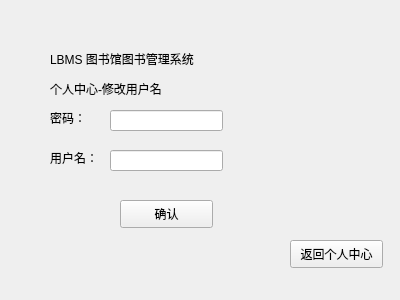
<?xml version="1.0" encoding="UTF-8"?>
<ui version="4.0">
 <class>personal_change_name</class>
 <widget class="QWidget" name="personal_change_name">
  <property name="geometry">
   <rect>
    <x>0</x>
    <y>0</y>
    <width>400</width>
    <height>300</height>
   </rect>
  </property>
  <property name="windowTitle">
   <string>personal_change_name</string>
  </property>
  <widget class="QLabel" name="label">
   <property name="geometry">
    <rect>
     <x>50</x>
     <y>40</y>
     <width>191</width>
     <height>51</height>
    </rect>
   </property>
   <property name="text">
    <string>LBMS 图书馆图书管理系统
</string>
   </property>
  </widget>
  <widget class="QLabel" name="label_2">
   <property name="geometry">
    <rect>
     <x>50</x>
     <y>80</y>
     <width>171</width>
     <height>31</height>
    </rect>
   </property>
   <property name="text">
    <string>个人中心-修改用户名
</string>
   </property>
  </widget>
  <widget class="QLabel" name="label_3">
   <property name="geometry">
    <rect>
     <x>50</x>
     <y>110</y>
     <width>72</width>
     <height>15</height>
    </rect>
   </property>
   <property name="text">
    <string>密码：
</string>
   </property>
  </widget>
  <widget class="QLabel" name="label_4">
   <property name="geometry">
    <rect>
     <x>50</x>
     <y>150</y>
     <width>72</width>
     <height>15</height>
    </rect>
   </property>
   <property name="text">
    <string>用户名：
</string>
   </property>
  </widget>
  <widget class="QLineEdit" name="passwd">
   <property name="geometry">
    <rect>
     <x>110</x>
     <y>110</y>
     <width>113</width>
     <height>21</height>
    </rect>
   </property>
   <property name="echoMode">
    <enum>QLineEdit::Password</enum>
   </property>
  </widget>
  <widget class="QLineEdit" name="username">
   <property name="geometry">
    <rect>
     <x>110</x>
     <y>150</y>
     <width>113</width>
     <height>21</height>
    </rect>
   </property>
  </widget>
  <widget class="QPushButton" name="change_sure">
   <property name="geometry">
    <rect>
     <x>120</x>
     <y>200</y>
     <width>93</width>
     <height>28</height>
    </rect>
   </property>
   <property name="text">
    <string>确认</string>
   </property>
  </widget>
  <widget class="QPushButton" name="return_2">
   <property name="geometry">
    <rect>
     <x>290</x>
     <y>240</y>
     <width>93</width>
     <height>28</height>
    </rect>
   </property>
   <property name="text">
    <string>返回个人中心</string>
   </property>
  </widget>
 </widget>
 <layoutdefault spacing="6" margin="11"/>
 <resources/>
 <connections>
  <connection>
   <sender>return_2</sender>
   <signal>clicked()</signal>
   <receiver>personal_change_name</receiver>
   <slot>slot1()</slot>
   <hints>
    <hint type="sourcelabel">
     <x>342</x>
     <y>262</y>
    </hint>
    <hint type="destinationlabel">
     <x>350</x>
     <y>183</y>
    </hint>
   </hints>
  </connection>
  <connection>
   <sender>change_sure</sender>
   <signal>clicked()</signal>
   <receiver>personal_change_name</receiver>
   <slot>slot2()</slot>
   <hints>
    <hint type="sourcelabel">
     <x>174</x>
     <y>220</y>
    </hint>
    <hint type="destinationlabel">
     <x>99</x>
     <y>240</y>
    </hint>
   </hints>
  </connection>
 </connections>
 <slots>
  <slot>slot1()</slot>
  <slot>slot2()</slot>
 </slots>
</ui>
